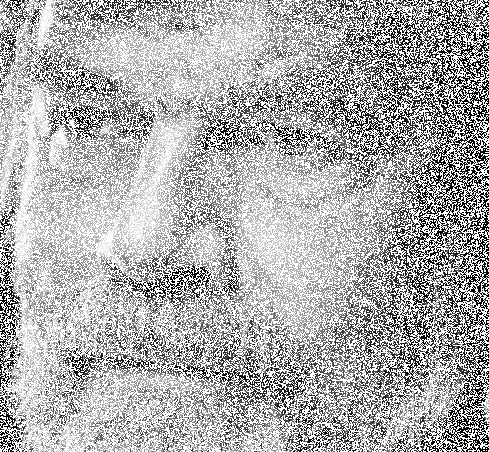
#> input picture Example images/input1.png, 489 x 452 px
$ python examples.py   (older library calls are emulated)
#> lines starting #> are read from the running program, lines starting #| are printed output that depends on the picture
### wavelet_inpaint_denoise/core.py
import numpy as np
from scipy.signal import fftconvolve

# Accepts a matrix and downsamples it according to the parity given.  We need this for the DWT.
# parity = 0 => discard the odd-index rows and columns


def _downsample(matrix, offset):
    return matrix[0 + offset::2, 0 + offset::2]

# Accepts a matrix and returns an upsampled version of the matrix.
# #This is needed for the inverse DWT.
# sx and sy are the desired final length
# parity determines the choice of above/below in adding zeros (or left/right for columns)
# parity = 1 => left and upper padding


def _upsample(matrix, size, offset):
    temp = np.zeros(size)
    temp[0 + offset::2, 0 + offset::2] = matrix
    return temp

# Structure to store wavelet coefficients


class WaveletCoeffs:

    # Given the image size, calculates the sizes of the coefficient matrices
    # at levels 1 to N+1
    def __getsizes(self, itr):  # parity=0 => start from zero, ignore alternate indices
        if itr == self.levels + 1:
            return
        ver, horiz = self.sizes[-1]

        # get size after convolution with the masks
        ver, horiz = ver + self.masklen - 1, horiz + self.masklen - 1
        ver1, horiz1 = ver // 2, horiz // 2
        # for even-length masks, we need to discard the even index rows/columns
        parity = (self.masklen + 1) % 2
        if parity == 0 and ver % 2 == 1:
            ver1 += 1  # we need an additional row/column if the total is odd and we start from zero
        if parity == 0 and horiz % 2 == 1:
            horiz1 += 1
        self.sizes.append((ver1, horiz1))
        self.__getsizes(itr + 1)

    def __init__(self, masks, levels, size):
        self.masks = np.array(masks, dtype=np.float64)
        self.nummasks, self.masklen = self.masks.shape
        # number of levels to traverse down. image = level 0, followed by -1 to
        # -levels of coefficients
        self.levels = levels
        # the size of the coefficient arrays at each stage
        self.sizes = [size, ]
        self.__getsizes(1)
        self.coeffs = np.empty(levels + 1, dtype=object)
        for i in range(levels + 1):
            if i == 0:
                self.coeffs[i] = np.empty((1, 1) + size)
            else:
                self.coeffs[i] = np.empty(
                    (self.nummasks, self.nummasks) + self.sizes[i])

# overload the '+' operator for wavelet coefficients
# WARNING: does not check if the masks for the coefficient objects are the same.
# If they are different, the masks for the left operand are chosen.
    # [4 lines left out: function __add__, not called in this run]

    # overload the '-' operator for wavelet coefficients
    # Same warning as for '+' operator
    def __sub__(self, other):
        result = WaveletCoeffs(self.masks, self.levels, self.sizes[0])
        result.coeffs = self.coeffs - other.coeffs
        return result

    # overload the '*' operator for wavelet coefficients
    # Same warning as for '+' operator
    def __mul__(self, other):
        result = WaveletCoeffs(self.masks, self.levels, self.sizes[0])
        result.coeffs = self.coeffs * other
        return result

    def __truediv__(self, other):
        result = WaveletCoeffs(self.masks, self.levels, self.sizes[0])
        result.coeffs = self.coeffs / other
        return result

    # overload element access
    def __getitem__(self, key):
        if isinstance(key, int) or isinstance(key, slice) or isinstance(key, list):
            return self.coeffs[key]
        elif isinstance(key, tuple):
            if len(key) == 1:
                return self.coeffs[key]
            elif len(key) > 1:
                return self.coeffs[key[0]][key[1:]]
        else:
            raise IndexError(
                'Index must be an integer, a slice, a list of integers or a tuple of indices')

    def __setitem__(self, key, value):
        if isinstance(key, int) or isinstance(key, slice) or isinstance(key, list):
            self.coeffs[key] = value
        elif isinstance(key, tuple):
            if len(key) == 1:
                self.coeffs[key] = value
            elif len(key) > 1:
                self.coeffs[key[0]][key[1:]] = value
        else:
            raise IndexError(
                'Index must be an integer, a slice, a list of integers or a tuple of indices')

    # Inverse Discrete Wavelet Transform for a 2D matrix
    def invdwt2(self):
        temp = self[self.levels, 0, 0]
        for cur_level in range(self.levels, 0, -1):
            nummasks = self.nummasks
            masks = self.masks
            masklen = self.masklen
            offset = (masklen + 1) % 2

            # calculate the right size for upsampling
            final_x, final_y = self.sizes[cur_level]
            prev_x, prev_y = self.sizes[cur_level - 1]
            final_x, final_y = 2 * final_x, 2 * final_y

            # the convolved matrix before downsampling had odd number of rows (X+masklen-1)
            # and we discarded the even numbered ones
            if prev_x % 2 == 0 and masklen % 2 == 0:
                final_x += 1
            # the matrix had an odd number of rows and we discarded the odd
            # numbered ones
            elif prev_x % 2 == 1 and masklen % 2 == 1:
                final_x -= 1
            if prev_y % 2 == 0 and masklen % 2 == 0:  # similar
                final_y += 1
            elif prev_y % 2 == 1 and masklen % 2 == 1:  # similar
                final_y -= 1
            for mask1 in range(nummasks):
                for mask2 in range(nummasks):
                    if mask1 == mask2 == 0:
                        temp = 2 * fftconvolve(
                            masks[mask1, :, None] * masks[mask2],
                            _upsample(temp, (final_x, final_y), offset))[
                                masklen - 1:-(masklen - 1), (masklen - 1):-(masklen - 1)]
                    else:
                        temp += 2 * fftconvolve(
                            masks[mask1, :, None] * masks[mask2],
                            _upsample(self[cur_level, mask1, mask2], (final_x, final_y), offset))[
                                masklen - 1:-(masklen - 1), (masklen - 1):-(masklen - 1)]
        return temp

# Discrete Wavelet Transform (DWT) of a 2D matrix


def dwt2(img, masks, levels):
    img = np.array(img)
    masks = np.array(masks)
    nummasks, masklen = masks.shape  # number of masks and length of each mask
    offset = (masklen + 1) % 2
    imgdwt = WaveletCoeffs(masks, levels, img.shape)
    imgdwt[0, 0, 0] = img
    for cur_level in range(1, levels + 1):
        for mask1 in range(nummasks):
            for mask2 in range(nummasks):
                imgdwt[cur_level, mask1, mask2] = _downsample(
                    2 * fftconvolve(masks[mask1, -1::-1, None] * masks[mask2, -1::-1],
                                    imgdwt[cur_level - 1, 0, 0]), offset)

    return imgdwt

### wavelet_inpaint_denoise/apgd.py
import sys
import matplotlib.pyplot as plt
import numpy as np

from wavelet_inpaint_denoise.core import WaveletCoeffs, dwt2
from wavelet_inpaint_denoise.masks import bsplinelinear


# Proximal operator for the 1-norm.

def prox(wcoeffs, thresh):
    if not isinstance(wcoeffs, WaveletCoeffs):
        raise TypeError('First argument must be of type waveletCoeffs')
    temp = WaveletCoeffs(wcoeffs.masks, wcoeffs.levels, wcoeffs.sizes[0])
    for lev in range(1, wcoeffs.levels + 1):
        thresh_mask = (np.abs(wcoeffs[lev]) >
                       thresh[lev - 1]).astype(np.float64)
        temp[lev] = (wcoeffs[lev] - thresh_mask *
                     np.sign(wcoeffs[lev]) * thresh[lev - 1]) * thresh_mask
    return temp


def apgd(f, A, thresh=[0.1, 0.07, 0.04, 0.01], masks=bsplinelinear, levels=4, iters=20, verbose=True, showiters=False):
    # APGD algorithm
    if verbose:
        sys.stdout.write("Running the APGD algorithm:\n")
    x_k = dwt2(f, masks, levels)  # x_k = x_0
    x_km1 = x_k  # x_{k-1}=x_{-1} = x_0
    t_k = 1
    t_km1 = 0
    n = levels
    h = np.array(masks)
    # in general, this has to be the maximum singular value of A. For
    # projections (inpainting) this is 1
    L = 1.0
    thresh = np.array(thresh)
    for k in range(1, iters + 1):
        if verbose:
            sys.stdout.write('\rIteration ' + str(k) + ' of ' + str(iters))
            sys.stdout.flush()
        y_k = x_k - ((x_k - x_km1) * (np.ones(n + 1) * (t_km1 - 1) / t_k))
        g_k = y_k - (dwt2(A * (A * y_k.invdwt2() - f), h, n)
                     * np.ones(n + 1) / L)
        x_kp1 = prox(g_k, thresh / L)
        t_kp1 = (1 + np.sqrt(1 + 4 * (t_k**2))) / 2

        x_km1 = x_k
        x_k = x_kp1
        t_km1 = t_k
        t_k = t_kp1
        if showiters:
            plt.clf()
            disp = x_k.invdwt2()
            disp[disp < 0] *= 0
            plt.imshow(disp, cmap=plt.cm.gray)
    if verbose:
        sys.stdout.write('\nDone\n')
    return x_k.invdwt2()

### examples.py
import numpy as np
from scipy.misc import imread, imsave
import matplotlib.pyplot as plt

from wavelet_inpaint_denoise.apgd import apgd
import wavelet_inpaint_denoise.core

#image we already have
img = imread('Example images/input1.png')/255
#> img: shape (452, 489) float64; min 0.00392, max 1, mean 0.688
A = 1-(img==1.0).astype(np.float64)
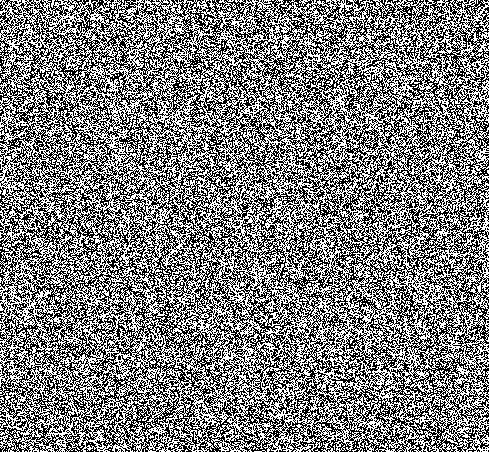
#> A: shape (452, 489) float64; values 0 (black) and 1 (white), 50% white; black in thin lines or dots
img*=A
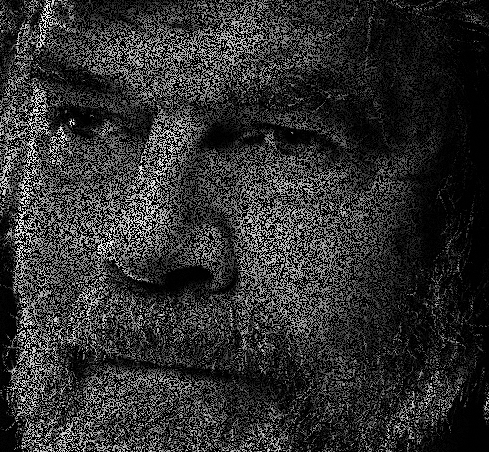
#> img: shape (452, 489) float64; min 0, max 0.996, mean 0.188
img1=apgd(img, A)
#> in dwt2, `masks = np.array(masks)`: masks = [[0.25, 0.5, 0.25], [0.354, 0, -0.354], [-0.25, 0.5, -0.25]]
#> in __init__, `self.masks = np.array(masks, dtype=np.float64)`: self.masks has the same summary as masks in dwt2
#> in apgd, `h = np.array(masks)`: h has the same summary as masks in dwt2
#> the loop in apgd, `for k in range(1, iters + 1):` made 20 passes
#> pass 1, in dwt2 (call 2), `img = np.array(img)`:
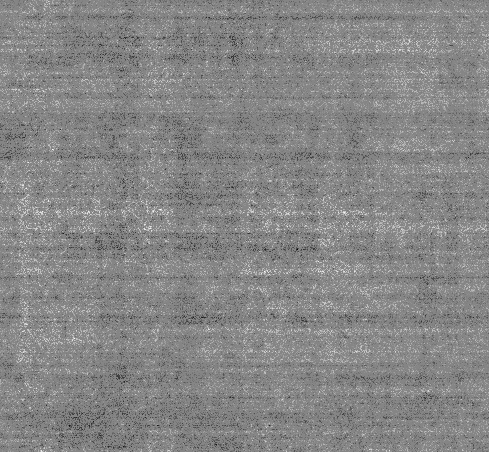
#> img: shape (452, 489) float64; min -1.22e-15, max 1.11e-15, mean 1.03e-17; drawn with min black and max white
#> pass 2, in dwt2 (call 3), `img = np.array(img)`:
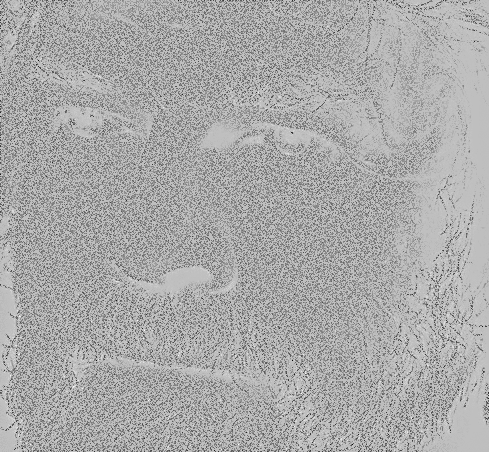
#> img: shape (452, 489) float64; min -0.401, max 0.132, mean -0.0449; drawn with min black and max white
#| Done
#> after the loop in invdwt2 (call 21), `for cur_level in range(self.levels, 0, -1):`:
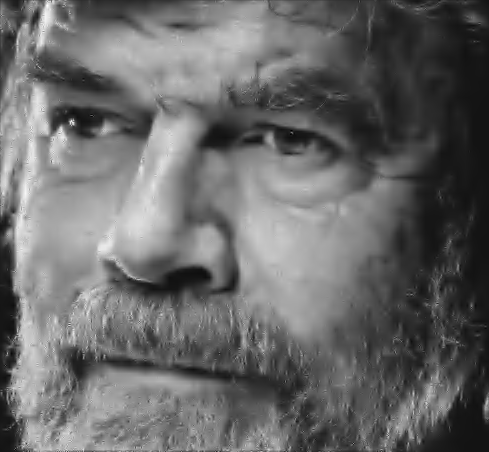
#> temp: shape (452, 489) float64; min -0.0818, max 1.01, mean 0.369; drawn with min black and max white
imsave('Example images/output.png', img1)

#load the cameraman image
#> (the run stopped early here; a loop or call above may not have finished)
